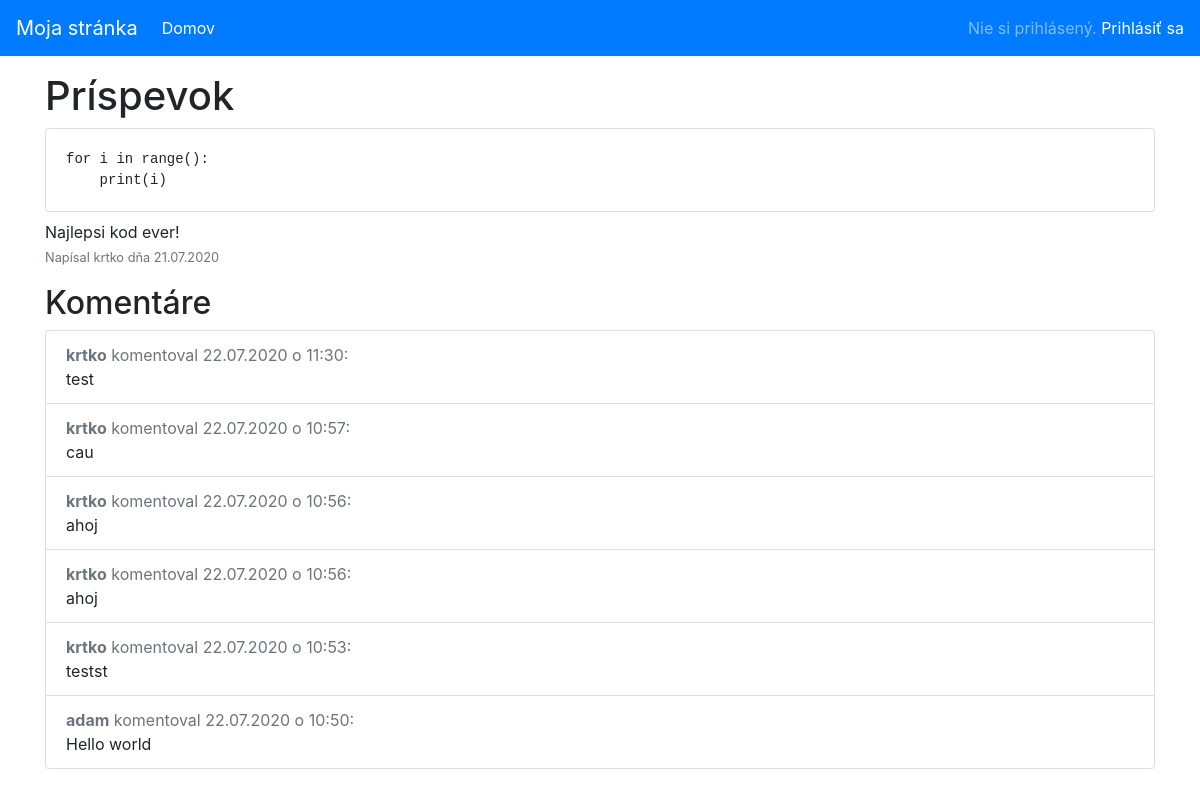
Screenshot of /post/3 with the database file from the repository.
### models.py (models this page shows, shortened)
class Post(db.Model):
    id = db.Column(db.Integer, primary_key=True)
    text = db.Column(db.String(200))
    code = db.Column(db.Text)
    created = db.Column(db.DateTime)
    user_id = db.Column(db.Integer, db.ForeignKey("user.id"))
    comments = db.relationship("Comment", backref="post")

class User(db.Model):
    id = db.Column(db.Integer, primary_key=True)
    name = db.Column(db.String(60))
    email = db.Column(db.String(60), unique=True)
    password = db.Column(db.String(128))
    posts = db.relationship("Post", backref="user")
    comments = db.relationship("Comment", backref="user")

class Comment(db.Model):
    id = db.Column(db.Integer, primary_key=True)
    user_id = db.Column(db.Integer, db.ForeignKey("user.id"))
    post_id = db.Column(db.Integer, db.ForeignKey("post.id"))
    text = db.Column(db.String(200))
    created = db.Column(db.DateTime)

### app.py (the view, shortened to what this page needs)
@app.route("/post/<int:id>", methods=["GET", "POST"])
def show_post(id):
    post = Post.query.filter_by(id=id).first_or_404()
    comments = Comment.query.filter_by(post_id=post.id).order_by(Comment.created.desc()).all()
    return render_template("post.html", post=post, comments=comments)

### templates/post.html (shortened to what this page needs)
{% extends 'base.html' %}
{% block content %}
<h1>Príspevok</h1>
<div class="card mb-2">
    <div class="card-body">
        <pre class="mb-0">{{ post.code }}</pre>
    </div>
</div>
<p class="mb-0">{{ post.text }}</p>
<p class="text-muted"><small>
    Napísal {{ post.user.name }} dňa {{ post.created.strftime("%d.%m.%Y") }}
</small></p>
<h2>Komentáre</h2>
<ul class="list-group">
    {% for comment in comments %}
    <li class="list-group-item">
        <p class="mb-0 text-muted"><b>{{ comment.user.name }}</b> komentoval {{ comment.created.strftime("%d.%m.%Y o %H:%M") }}:</p>
        {{ comment.text }}
    </li>
    {% endfor %}
</ul>
{% endblock content %}

### templates/base.html (shortened to what this page needs)
<!doctype html>
<html lang="en">
  <head>
    <link rel="stylesheet" href="https://stackpath.bootstrapcdn.com/bootstrap/4.5.0/css/bootstrap.min.css">
  </head>
  <body>
    <nav class="navbar navbar-expand-lg navbar-dark bg-primary">
        <a class="navbar-brand" href="/">Moja stránka</a>
        <div class="collapse navbar-collapse" id="navbarSupportedContent">
            <ul class="navbar-nav mr-auto">
                <li class="nav-item active">
                    <a class="nav-link" href="/">Domov</a>
                </li>
            </ul>
            {% if "name" in session %}
            <span class="navbar-text">
                Prihlásený ako <b>{{ session["name"] }}</b>.
                <a href="{{ url_for('logout') }}">Odhlásiť sa</a>
            </span>
            {% else %}
            <span class="navbar-text">
                Nie si prihlásený.
                <a href="{{ url_for('login') }}">Prihlásiť sa</a>
            </span>
            {% endif %}
        </div>
    </nav>
    <div class="container mt-3">
    {% block content %}{% endblock content %}
    </div>
  </body>
</html>

### rows the page displays
Post: code "for i in range(): print(i)", text "Najlepsi kod ever!", created "21.07.2020"
User: user.name "krtko"
Comment: user.name "krtko", created "22.07.2020 o 11:30", text "test"
Comment: user.name "krtko", created "22.07.2020 o 10:57", text "cau"
Comment: user.name "krtko", created "22.07.2020 o 10:56", text "ahoj"
Comment: user.name "krtko", created "22.07.2020 o 10:56", text "ahoj"
Comment: user.name "krtko", created "22.07.2020 o 10:53", text "testst"
Comment: user.name "adam", created "22.07.2020 o 10:50", text "Hello world"
